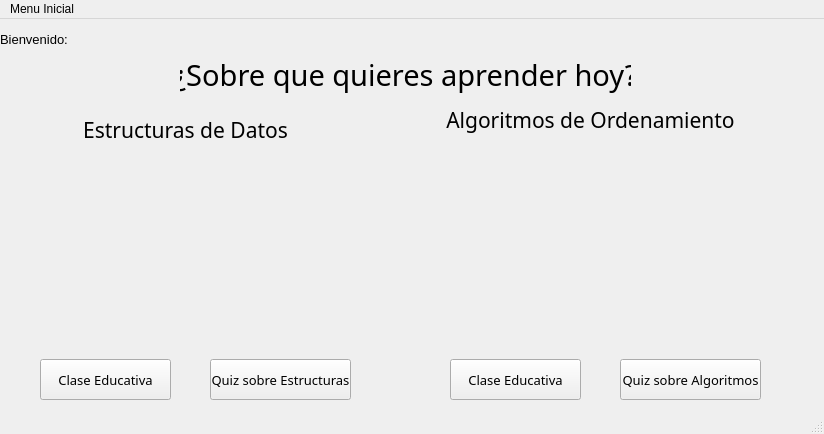
<?xml version="1.0" encoding="UTF-8"?>
<ui version="4.0">
 <class>MenuPrincipal</class>
 <widget class="QMainWindow" name="MenuPrincipal">
  <property name="geometry">
   <rect>
    <x>0</x>
    <y>0</y>
    <width>824</width>
    <height>434</height>
   </rect>
  </property>
  <property name="windowTitle">
   <string>MainWindow</string>
  </property>
  <widget class="QWidget" name="centralwidget">
   <widget class="QLabel" name="label">
    <property name="geometry">
     <rect>
      <x>60</x>
      <y>80</y>
      <width>251</width>
      <height>61</height>
     </rect>
    </property>
    <property name="font">
     <font>
      <family>Bernard MT Condensed</family>
      <pointsize>16</pointsize>
     </font>
    </property>
    <property name="text">
     <string>Estructuras de Datos</string>
    </property>
    <property name="alignment">
     <set>Qt::AlignCenter</set>
    </property>
   </widget>
   <widget class="QLabel" name="label_2">
    <property name="geometry">
     <rect>
      <x>430</x>
      <y>60</y>
      <width>321</width>
      <height>81</height>
     </rect>
    </property>
    <property name="font">
     <font>
      <family>Bernard MT Condensed</family>
      <pointsize>16</pointsize>
     </font>
    </property>
    <property name="text">
     <string>Algoritmos de Ordenamiento</string>
    </property>
    <property name="alignment">
     <set>Qt::AlignCenter</set>
    </property>
   </widget>
   <widget class="QPushButton" name="quizAlgoritmos">
    <property name="geometry">
     <rect>
      <x>210</x>
      <y>340</y>
      <width>141</width>
      <height>41</height>
     </rect>
    </property>
    <property name="font">
     <font>
      <family>Bernard MT Condensed</family>
      <pointsize>10</pointsize>
     </font>
    </property>
    <property name="text">
     <string>Quiz sobre Estructuras</string>
    </property>
   </widget>
   <widget class="QPushButton" name="quizOrdenamieto">
    <property name="geometry">
     <rect>
      <x>620</x>
      <y>340</y>
      <width>141</width>
      <height>41</height>
     </rect>
    </property>
    <property name="font">
     <font>
      <family>Bernard MT Condensed</family>
      <pointsize>10</pointsize>
     </font>
    </property>
    <property name="text">
     <string>Quiz sobre Algoritmos</string>
    </property>
   </widget>
   <widget class="QPushButton" name="ClaseAlgoritmos">
    <property name="geometry">
     <rect>
      <x>40</x>
      <y>340</y>
      <width>131</width>
      <height>41</height>
     </rect>
    </property>
    <property name="font">
     <font>
      <family>Bernard MT Condensed</family>
      <pointsize>10</pointsize>
     </font>
    </property>
    <property name="text">
     <string>Clase Educativa</string>
    </property>
   </widget>
   <widget class="QPushButton" name="ClaseOrdenamieto">
    <property name="geometry">
     <rect>
      <x>450</x>
      <y>340</y>
      <width>131</width>
      <height>41</height>
     </rect>
    </property>
    <property name="font">
     <font>
      <family>Bernard MT Condensed</family>
      <pointsize>10</pointsize>
     </font>
    </property>
    <property name="text">
     <string>Clase Educativa</string>
    </property>
   </widget>
   <widget class="QLabel" name="label_3">
    <property name="geometry">
     <rect>
      <x>0</x>
      <y>0</y>
      <width>101</width>
      <height>41</height>
     </rect>
    </property>
    <property name="font">
     <font>
      <family>Segoe UI</family>
      <pointsize>10</pointsize>
      <underline>false</underline>
     </font>
    </property>
    <property name="text">
     <string>Bienvenido:</string>
    </property>
   </widget>
   <widget class="QLabel" name="iD">
    <property name="geometry">
     <rect>
      <x>110</x>
      <y>0</y>
      <width>141</width>
      <height>41</height>
     </rect>
    </property>
    <property name="font">
     <font>
      <family>Segoe UI</family>
      <pointsize>10</pointsize>
     </font>
    </property>
    <property name="text">
     <string/>
    </property>
   </widget>
   <widget class="QLabel" name="label_4">
    <property name="geometry">
     <rect>
      <x>180</x>
      <y>30</y>
      <width>451</width>
      <height>51</height>
     </rect>
    </property>
    <property name="font">
     <font>
      <family>Bernard MT Condensed</family>
      <pointsize>22</pointsize>
     </font>
    </property>
    <property name="layoutDirection">
     <enum>Qt::LeftToRight</enum>
    </property>
    <property name="text">
     <string>¿Sobre que quieres aprender hoy?</string>
    </property>
    <property name="alignment">
     <set>Qt::AlignCenter</set>
    </property>
   </widget>
   <widget class="QLabel" name="label_5">
    <property name="geometry">
     <rect>
      <x>50</x>
      <y>150</y>
      <width>281</width>
      <height>161</height>
     </rect>
    </property>
    <property name="text">
     <string/>
    </property>
    <property name="pixmap">
     <pixmap resource="images.qrc">:/images/images/image002.jpg</pixmap>
    </property>
    <property name="scaledContents">
     <bool>true</bool>
    </property>
   </widget>
   <widget class="QLabel" name="label_6">
    <property name="geometry">
     <rect>
      <x>460</x>
      <y>150</y>
      <width>281</width>
      <height>161</height>
     </rect>
    </property>
    <property name="text">
     <string/>
    </property>
    <property name="pixmap">
     <pixmap resource="images.qrc">:/images/images/orden.png</pixmap>
    </property>
    <property name="scaledContents">
     <bool>true</bool>
    </property>
   </widget>
  </widget>
  <widget class="QMenuBar" name="menubar">
   <property name="geometry">
    <rect>
     <x>0</x>
     <y>0</y>
     <width>824</width>
     <height>21</height>
    </rect>
   </property>
   <widget class="QMenu" name="menuMenu_Inicial">
    <property name="title">
     <string>Menu Inicial</string>
    </property>
   </widget>
   <addaction name="menuMenu_Inicial"/>
  </widget>
  <widget class="QStatusBar" name="statusbar"/>
 </widget>
 <resources>
  <include location="images.qrc"/>
 </resources>
 <connections/>
</ui>
